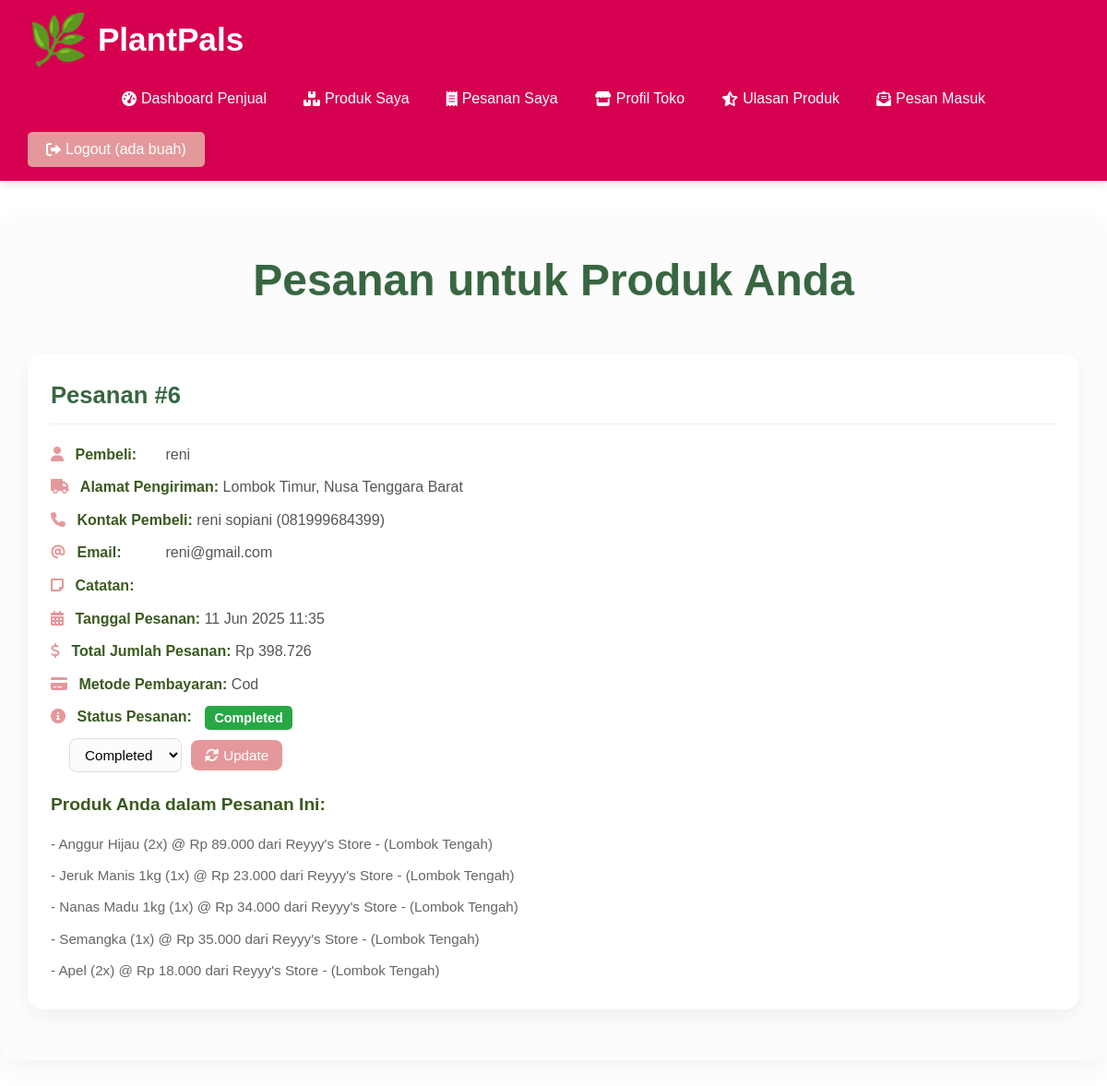
/seller/orders.php (signed in), run on the app's committed database.
### tables this page shows
CREATE TABLE `orders` (
  `id` int(11) NOT NULL,
  `user_id` int(11) NOT NULL,
  `total_amount` decimal(10,2) NOT NULL,
  `order_status` enum('pending','processing','shipped','completed','cancelled') NOT NULL DEFAULT 'pending',
  `payment_method` enum('bank_transfer','cod') NOT NULL DEFAULT 'bank_transfer',
  `delivery_address` text NOT NULL,
  `customer_name` varchar(100) NOT NULL,
  `customer_phone` varchar(20) NOT NULL,
  `customer_email` varchar(100) DEFAULT NULL,
  `notes` text DEFAULT NULL,
  `order_date` timestamp NOT NULL DEFAULT current_timestamp()
);

CREATE TABLE `users` (
  `id` int(11) NOT NULL,
  `username` varchar(50) NOT NULL,
  `password` varchar(255) NOT NULL,
  `email` varchar(100) DEFAULT NULL,
  `full_name` varchar(100) DEFAULT NULL,
  `phone_number` varchar(20) DEFAULT NULL,
  `address` text DEFAULT NULL,
  `role` enum('buyer','seller','admin') NOT NULL DEFAULT 'buyer',
  `created_at` timestamp NOT NULL DEFAULT current_timestamp()
);

CREATE TABLE `order_items` (
  `id` int(11) NOT NULL,
  `order_id` int(11) NOT NULL,
  `product_id` int(11) DEFAULT NULL,
  `product_name` varchar(100) NOT NULL,
  `category` varchar(255) DEFAULT NULL,
  `unit_price` decimal(10,2) NOT NULL,
  `quantity` int(11) NOT NULL,
  `store_id` varchar(50) DEFAULT NULL,
  `store_name` varchar(255) DEFAULT NULL
);

### seller/orders.php (the view, shortened to what this page needs)
<?php
require_once ROOT_PATH . 'config.php';
$seller_id = $_SESSION['id'];
$orders = [];
$sql = "SELECT DISTINCT o.*, u.username as buyer_username
        FROM orders o
        JOIN users u ON o.user_id = u.id
        JOIN order_items oi ON o.id = oi.order_id
        JOIN products p ON oi.product_id = p.id
        WHERE p.seller_id = ?
        ORDER BY o.order_date DESC";
if ($stmt = mysqli_prepare($conn, $sql)) {
    mysqli_stmt_bind_param($stmt, "i", $seller_id);
    mysqli_stmt_execute($stmt);
    $result = mysqli_stmt_get_result($stmt);
    while ($row = mysqli_fetch_assoc($result)) {
        $order_items = [];
        $item_sql = "SELECT oi.*
                     FROM order_items oi
                     JOIN products p ON oi.product_id = p.id
                     WHERE oi.order_id = ? AND p.seller_id = ?";
        if ($item_stmt = mysqli_prepare($conn, $item_sql)) {
            mysqli_stmt_bind_param($item_stmt, "ii", $row['id'], $seller_id);
            mysqli_stmt_execute($item_stmt);
            $item_result = mysqli_stmt_get_result($item_stmt);
            while ($item_row = mysqli_fetch_assoc($item_result)) {
                $order_items[] = $item_row;
            }
        }
        $row['items'] = $order_items;
        $orders[] = $row;
    }
}
?>
<?php require_once ROOT_PATH . 'includes' . DIRECTORY_SEPARATOR . 'header.php'; ?>
    <h1>Pesanan untuk Produk Anda</h1>
    <?php if (empty($orders)): ?>
        <p class="card-panel">Belum ada pesanan yang melibatkan produk Anda.</p>
    <?php else: ?>
        <?php foreach ($orders as $order): ?>
        <div class="order-card card-panel">
            <h3>Pesanan #<?php echo htmlspecialchars($order['id']); ?></h3>
            <p><strong><i class="fas fa-user"></i> Pembeli:</strong> <?php echo htmlspecialchars($order['buyer_username']); ?></p>
            <p><strong><i class="fas fa-truck"></i> Alamat Pengiriman:</strong> <?php echo htmlspecialchars($order['delivery_address']); ?></p>
            <p><strong><i class="fas fa-phone"></i> Kontak Pembeli:</strong> <?php echo htmlspecialchars($order['customer_name']); ?> (<?php echo htmlspecialchars($order['customer_phone']); ?>)</p>
            <p><strong><i class="fas fa-at"></i> Email:</strong> <?php echo htmlspecialchars($order['customer_email']); ?></p>
            <p><strong><i class="fas fa-sticky-note"></i> Catatan:</strong> <?php echo htmlspecialchars($order['notes']); ?></p>
            <p><strong><i class="fas fa-calendar-alt"></i> Tanggal Pesanan:</strong> <?php echo htmlspecialchars(date('d M Y H:i', strtotime($order['order_date']))); ?></p>
            <p><strong><i class="fas fa-dollar-sign"></i> Total Jumlah Pesanan:</strong> Rp <?php echo number_format($order['total_amount'], 0, ',', '.'); ?></p>
            <p><strong><i class="fas fa-credit-card"></i> Metode Pembayaran:</strong> <?php echo htmlspecialchars(ucwords(str_replace('_', ' ', $order['payment_method'] ?? 'N/A'))); ?></p>
            <p><strong><i class="fas fa-info-circle"></i> Status Pesanan:</strong>
                <span class="status-badge <?php echo htmlspecialchars($order['order_status']); ?>"><?php echo htmlspecialchars(ucfirst($order['order_status'])); ?></span>
                <form action="orders.php" method="post" class="order-status-form">
                    <select name="new_status" class="order-status-select">
                        <option value="completed" <?php echo ($order['order_status'] == 'completed') ? 'selected' : ''; ?>>Completed</option>
                    </select>
                    <button type="submit" class="update-btn"><i class="fas fa-sync-alt"></i> Update</button>
                </form>
            </p>
            <h4>Produk Anda dalam Pesanan Ini:</h4>
            <ul>
                <?php if (empty($order['items'])): ?>
                    <li>Tidak ada produk dari toko Anda dalam pesanan ini (kemungkinan error data).</li>
                <?php else: ?>
                    <?php foreach ($order['items'] as $item): ?>
                        <li>- <?php echo htmlspecialchars($item['product_name']); ?> (<?php echo htmlspecialchars($item['quantity']); ?>x) @ Rp <?php echo number_format($item['unit_price'], 0, ',', '.'); ?> dari <?php echo htmlspecialchars($item['store_name']); ?></li>
                    <?php endforeach; ?>
                <?php endif; ?>
            </ul>
        </div>
        <?php endforeach; ?>
    <?php endif; ?>
<?php require_once ROOT_PATH . 'includes' . DIRECTORY_SEPARATOR . 'footer.php'; ?>

### CSS/main_styles.css (style rules this page uses)
* { box-sizing: border-box; margin: 0; padding: 0; }
body { font-family: 'Poppins', sans-serif; line-height: 1.6; background: linear-gradient(to right, #FFFF); color: #333; min-height: 100vh; display: flex; flex-direction: column; }
h1, h2, h3, h4, h5, h6, .section-heading, .section-sub-title { font-family: 'Montserrat', sans-serif; }
.card-panel { background: #fff; padding: 30px; border-radius: 12px; box-shadow: 0 5px 15px rgba(0,0,0,0.1); }

### CSS/admin_seller_styles.css (style rules this page uses)
.main-content h1 { font-size: 3rem; margin-bottom: 40px; text-align: center; color: #386641; font-weight: 700; text-shadow: 1px 1px 3px rgba(0,0,0,0.05); }
.card-panel { background: #ffffff; border-radius: 16px; box-shadow: 0 8px 20px rgba(0,0,0,0.05); padding: 30px; margin-bottom: 40px; }
.order-card { background-color: #ffffff; border-radius: 16px; box-shadow: 0 8px 20px rgba(0,0,0,0.05); padding: 30px; margin-bottom: 30px; }
.order-card h3 { font-size: 1.8rem; color: #386641; margin-bottom: 20px; border-bottom: 1px solid #eee; padding-bottom: 10px; }
.order-card p strong i { margin-right: 8px; color: #E5989B; }
.order-card p { margin-bottom: 10px; font-size: 1rem; color: #555; }
.order-card p strong { color: #3a5a20; min-width: 120px; display: inline-block; }
.order-card .status-badge { padding: 5px 10px; border-radius: 5px; font-weight: bold; color: white; font-size: 0.9em; vertical-align: middle; margin-left: 10px; }
.status-badge.completed { background-color: #28a745; }
.order-card .order-status-form { display: inline-flex; align-items: center; gap: 10px; margin-left: 20px; vertical-align: middle; }
.order-card .order-status-select { padding: 8px 12px; border: 1px solid #ddd; border-radius: 8px; font-size: 0.95rem; background-color: #fcfcfc; cursor: pointer; }
.order-card .update-btn { background-color: #E5989B; color: white; border: none; padding: 8px 15px; border-radius: 8px; font-size: 0.95rem; cursor: pointer; transition: background-color 0.3s ease; display: inline-flex; align-items: center; gap: 5px; }
.order-card h4 { font-size: 1.2rem; color: #3a5a20; margin-top: 20px; margin-bottom: 10px; }
.order-card ul { list-style: none; padding: 0; }
.order-card ul li { padding: 5px 0; color: #666; font-size: 0.95rem; }
@media (max-width: 1200px) { h1 { font-size: 2.5rem; margin-bottom: 30px; } }
@media (max-width: 1200px) { .card-panel { padding: 25px; margin-bottom: 30px; } }
@media (max-width: 1200px) { .order-card { padding: 25px; margin-bottom: 25px; } }
@media (max-width: 1200px) { .order-card h3 { font-size: 1.6rem; } }

### data on the page
orders: id "6", user.username "reni", delivery_address "Lombok Timur, Nusa Tenggara Barat", customer_name "reni sopiani", customer_phone "081999684399", customer_email "reni@gmail.com", order_date "11 Jun 2025 11:35", total_amount "398.726", payment_method "Cod", order_status "Completed", new_status "Completed"
order_items: product_name "Anggur Hijau", quantity "2", unit_price "89.000", store_name "Reyyy's Store - (Lombok Tengah)"
order_items: product_name "Jeruk Manis 1kg", quantity "1", unit_price "23.000", store_name "Reyyy's Store - (Lombok Tengah)"
order_items: product_name "Nanas Madu 1kg", quantity "1", unit_price "34.000", store_name "Reyyy's Store - (Lombok Tengah)"
order_items: product_name "Semangka", quantity "1", unit_price "35.000", store_name "Reyyy's Store - (Lombok Tengah)"
order_items: product_name "Apel", quantity "2", unit_price "18.000", store_name "Reyyy's Store - (Lombok Tengah)"

### other printed values
$current_username "ada buah"
